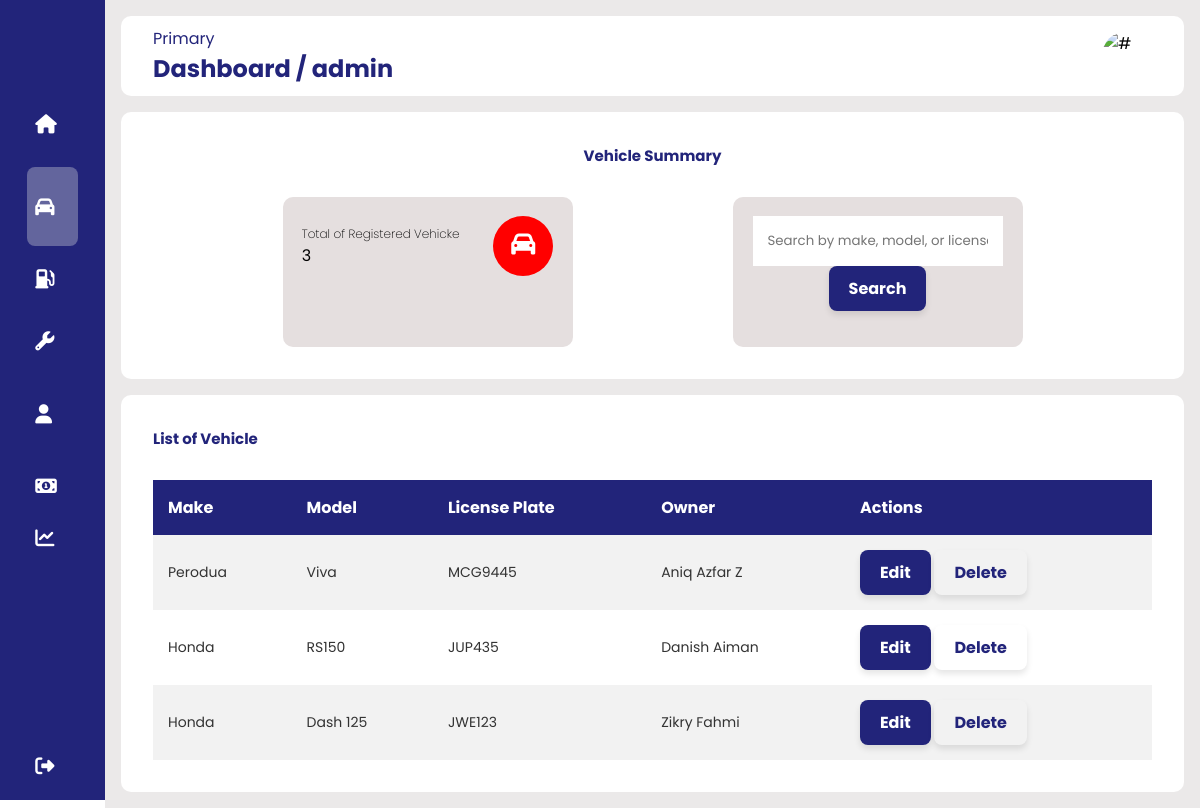
/adminvehiclelist.php (signed in), run on the app's committed database.
### tables this page shows
CREATE TABLE `user_vehicle` (
  `UserVehicleID` int(11) NOT NULL,
  `UserID` int(11) NOT NULL,
  `VehicleID` int(11) NOT NULL,
  `AccessPassword` varchar(200) NOT NULL,
  `AccessRole` varchar(200) NOT NULL
);

CREATE TABLE `vehicle` (
  `VehicleID` int(10) NOT NULL,
  `Make` varchar(50) NOT NULL,
  `Model` varchar(50) NOT NULL,
  `License_Plate` varchar(10) NOT NULL
);

CREATE TABLE `user` (
  `UserID` int(10) NOT NULL,
  `Name` varchar(100) NOT NULL,
  `Username` varchar(30) NOT NULL,
  `Password` varchar(300) NOT NULL,
  `Email` varchar(50) NOT NULL,
  `Phone` int(11) NOT NULL,
  `usertype` varchar(10) NOT NULL,
  `SecurityAnswer1` varchar(250) NOT NULL,
  `SecurityAnswer2` varchar(250) NOT NULL
);

### adminvehiclelist.php (the view, shortened to what this page needs)
<?php
include 'connect.php';
$usernameee = $_SESSION['username'];
$vehicleStmt = $conn->prepare("SELECT COUNT(*) AS total FROM vehicle");
$vehicleStmt->execute();
$vehicleResult = $vehicleStmt->get_result();
if ($vehicleResult && $vehicleResult->num_rows > 0) {
    $row = $vehicleResult->fetch_assoc();
    $totalCost = $row['total'];
}
?>
<!DOCTYPE html>
<html lang="en">
<head>
    <link rel="stylesheet" href="CSSOnly/adminpage2.css" />
    <link rel="stylesheet" href="https://cdnjs.cloudflare.com/ajax/libs/font-awesome/6.4.0/css/all.min.css">
</head>
<body>
    <div class="sidebar">
        <div class="logo"></div>
        <ul class="menu">
        <li class="">
                <a href="admin.php">
                    <i class="fas fa-home"></i>
                </a>
            </li>
            <li class="active">
                <a href="adminvehiclelist.php">
                    <i class="fas fas fa-car"></i>
                </a>
            </li>
            <li class="">
                <a href="adminfuelInfo.php">
                    <i class="fas fa-gas-pump"></i>
                </a>
            </li>
            <li class="">
                <a href="adminmaintenanceInfo.php">
                    <i class="fas fa-wrench"></i>
                </a>
            </li>
            <li class="">
                <a href="adminadduser.php">
                    <i class="fas fa-user"></i>
                </a>
            </li>
            <li class="">
                <a href="adminaddexpense.php">
                    <i class="fas fa-money-bill-alt"></i>
                </a>
            </li>
            <li class="">
                <a href="adminChart.php">
                    <i class="fas fa-chart-line"></i>
                </a>
            </li>
            <li class="logout">
                <a href="logout.php">
                    <i class="fas fa-sign-out-alt"></i>
                </a>
            </li>
        </ul>
    </div>
    <div class="main--content">
        <div class="header--wrapper">
            <div class="header--title">
                <span>Primary</span>
                <h2>Dashboard /
                <?php
                    echo htmlspecialchars($usernameee);
                ?>
                </h2>
            </div>
            <img src="assets/dProfileImage.jpg" alt="#">
        </div>
        <div class="card--container">
            <h2 class="main--title">Vehicle Summary</h2>
            <div class="card--wrapper">
            <div class="payment--card">
                <div class="card--header">
                    <div class="amount">
                        <span class="title">Total of Registered Vehicke</span>
                        <span class="amount-value"><?php echo "" . number_format($totalCost); ?></span>
                    </div>
                    <i class="fas fa-car icon"></i>
                </div>
            </div>
                <div class="payment--card">
                    <div class="card--header">
                        <div class="amount">
                            <span class="title">
                            <div style="text-align: center;">
                                <form method="POST" action="">
                                    <input type="text" name="search" placeholder="Search by make, model, or license plate..." style="width: 250px; padding: 15px;">
                                    <input type="submit" value="Search" class="styled-button">
                                </form>
                            </div>
                            </span>
                    </div>
                </div>
                </div>
            </div>
        </div>
                <div class="tabular--wrapper">
                    <h3 class="main--title2"> List of  Vehicle</h3>
                    <div class="table-container">
                    <table>
                            <thead>
                                <tr>
                                    <th>Make</th>
                                    <th>Model</th>
                                    <th>License Plate</th>
                                    <th>Owner</th>
                                    <th>Actions</th>
                                </tr>
                            </thead>
                            <tbody>
                                <?php
                                $searchTerm = isset($_POST['search']) ? $_POST['search'] : '';
                                if (empty($searchTerm)) {
                                    $vehicleStmt = $conn->prepare("
                                    SELECT v.VehicleID, v.Make, v.Model, v.License_Plate, u.Name AS Owner, uv.AccessRole as Status
                                    FROM vehicle v
                                    JOIN user_vehicle uv ON v.VehicleID = uv.VehicleID
                                    JOIN user u ON uv.UserID = u.UserID
                                    WHERE uv.AccessRole = 'Owner'
                                    ");
                                }
                                if ($vehicleStmt === false) {
                                    echo "Error preparing SQL query: " . $conn->error;
                                } else {
                                    $vehicleStmt->execute();
                                    $vehicleResult = $vehicleStmt->get_result();
                                    if ($vehicleResult && $vehicleResult->num_rows > 0) {
                                        while ($row = $vehicleResult->fetch_assoc()) {
                                            echo "<tr>
                                                    <td>{$row['Make']}</td>
                                                    <td>{$row['Model']}</td>
                                                    <td>{$row['License_Plate']}</td>
                                                    <td>{$row['Owner']}</td>
                                                    <td>
                                                        <a href='updatevehicle.php?vehicleID=" . $row['VehicleID'] . "' class='styled-button'>Edit</a>
                                                        <button type='button' class='styled-button' onclick='confirmDelete(" . $row['VehicleID'] . ")'>Delete</button>                                                    </td>
                                                  </tr>";
                                        }
                                    } else {
                                        echo "<tr><td colspan='5'>No vehicles found.</td></tr>";
                                    }
                                }
                                ?>
                            </tbody>
                        </table>
                    </div>
                </div>
    </div>
</body>
</html>

### CSSOnly/adminpage2.css (style rules this page uses)
* { margin: 0; padding: 0; border: none; outline: none; box-sizing: border-box; font-family: "Poppins", sans-serif; }
body { display: flex; }
.sidebar { position: sticky; top: 0; left: 0; bottom: 0; width: 110px; height: 100vh; padding: 0 1.7rem; color: #fff; overflow: hidden; transition: all 0.5s linear; background: rgba(34, 36, 122); z-index: 100; }
.logo { height: 80px; padding: 16px; }
.menu { height: 88%; position: relative; list-style: none; padding: 0; }
.menu li { padding: 0.5rem; margin: 4px 0; border-radius: 8px; transition: all 0.5 ease-in-out; }
.menu li:hover, .active { background: #e0e0e058; }
.menu a { color: #fff; font-size: 14px; text-decoration: none; display: flex; align-items: center; gap: 1.5rem; }
.menu a i { font-size: 1.2rem; }
.logout { position: absolute; bottom: 0; left: 0; width: 100%; }
.main--content { position: relative; background: #ebe9e9; width: 100%; padding: 1rem; }
.header--wrapper img { width: 50px; height: 50px; cursor: pointer; border-radius: 50%; }
.header--wrapper { display: flex; justify-content: space-between; align-items: center; flex-wrap: wrap; background: #fff; border-radius: 10px; padding: 10px 2rem; margin-bottom: 1rem; }
.header--title { color: rgba(34, 36, 122); }
.card--container { background: #fff; padding: 2rem; border-radius: 10px; width: auto; margin: 0 auto; }
.card--wrapper { display: flex; justify-content: center; align-items: center; gap: 10rem; flex-wrap: wrap; min-height: 150px; }
.main--title { text-align: center; color: rgba(34, 36, 122); padding-bottom: 30px; font-size: 15px; }
.main--title2 { text-align: left; color: rgba(34, 36, 122); padding-bottom: 30px; font-size: 15px; }
.payment--card { background: rgb(229, 223, 223); border-radius: 10px; padding: 1.2rem; width: 290px; height: 150px; display: flex; flex-direction: column; justify-content:space-between ; transition: all 0.5s ease-in-out; }
.card--header { display: flex; justify-content: space-between; align-items: center; margin-bottom: 20px; }
.amount { display: flex; flex-direction: column; }
.title { font-size:12px ; font-weight: 200; }
.icon { color: #fff; padding: 1rem; height: 60px; width: 60px ; text-align: center; border-radius: 50%; font-size: 1.5rem; background: red; }
.tabular--wrapper { background: #fff; margin-top: 1rem; border-radius: 10px; padding: 2rem; }
.table-container { width: 100%; }
table { width: 100%; border-collapse: collapse; }
thead { background: rgba(34, 36, 122); color: #fff; }
th { padding: 15px; text-align: left; }
tbody { background: #f2f2f2; }
td { padding: 15px; font-size: 14px; color: #333; }
tr:nth-child(even) { background: #fff; }
.table-container button { color: rgba(34, 36, 122); border: none;; background: none; cursor: pointer; }
.styled-button { display: inline-block; padding: 10px 20px; text-align: center; font-size: 16px; font-weight: bold; text-decoration: none; color: white; background: rgba(34, 36, 122); border: none; border-radius: 8px; box-shadow: 0 4px 6px rgba(0, 0, 0, 0.1); transition: all 0.3s ease; }

### data on the page
user_vehicle: VehicleID.Make "Perodua", VehicleID.Model "Viva", VehicleID.License_Plate "MCG9445", UserID.Name "Aniq Azfar Z"
user_vehicle: VehicleID.Make "Honda", VehicleID.Model "RS150", VehicleID.License_Plate "JUP435", UserID.Name "Danish Aiman"
user_vehicle: VehicleID.Make "Honda", VehicleID.Model "Dash 125", VehicleID.License_Plate "JWE123", UserID.Name "Zikry Fahmi"

### other printed values
$usernameee "admin"
$totalCost "3"
